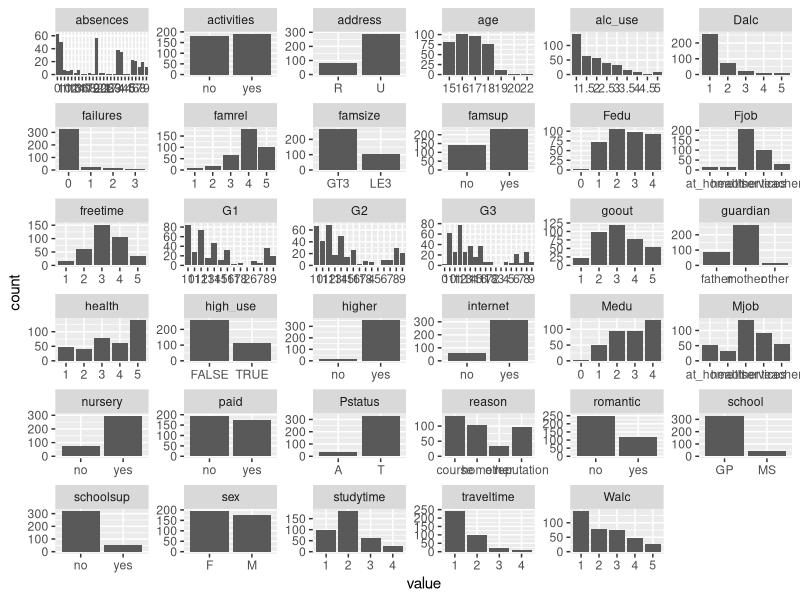
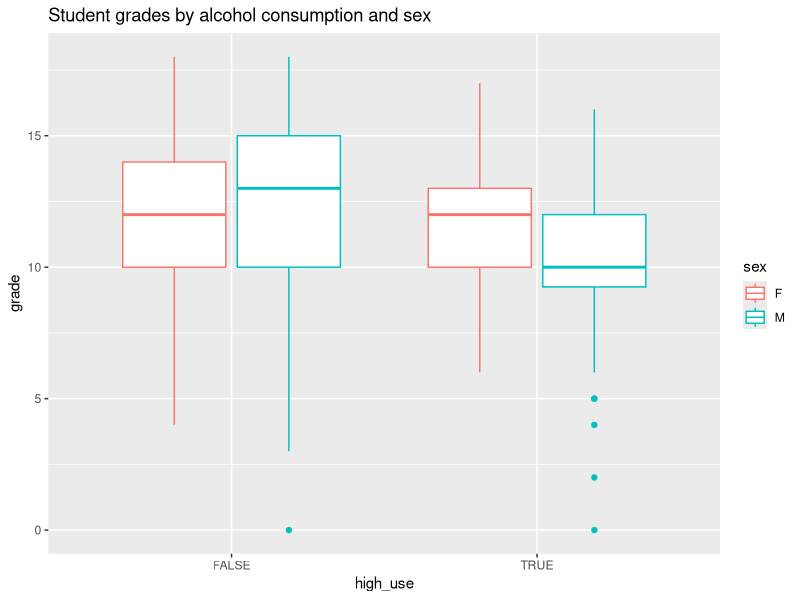
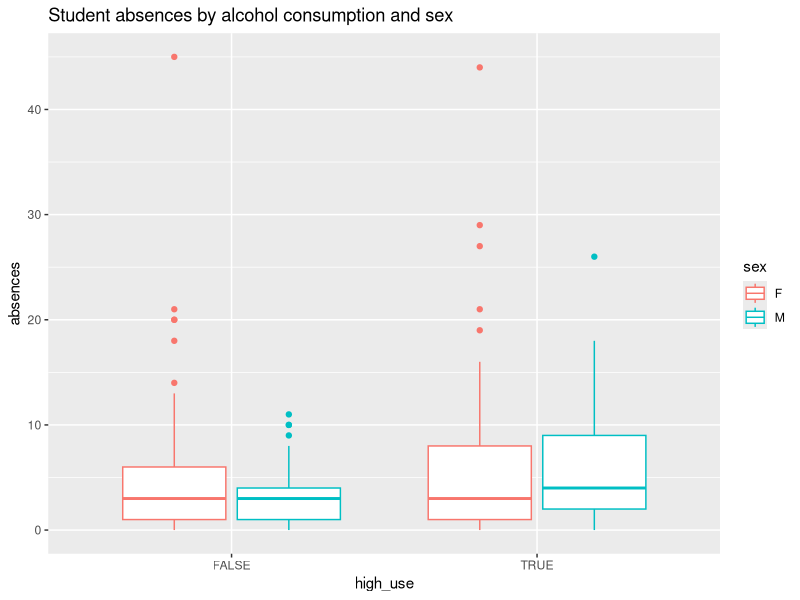
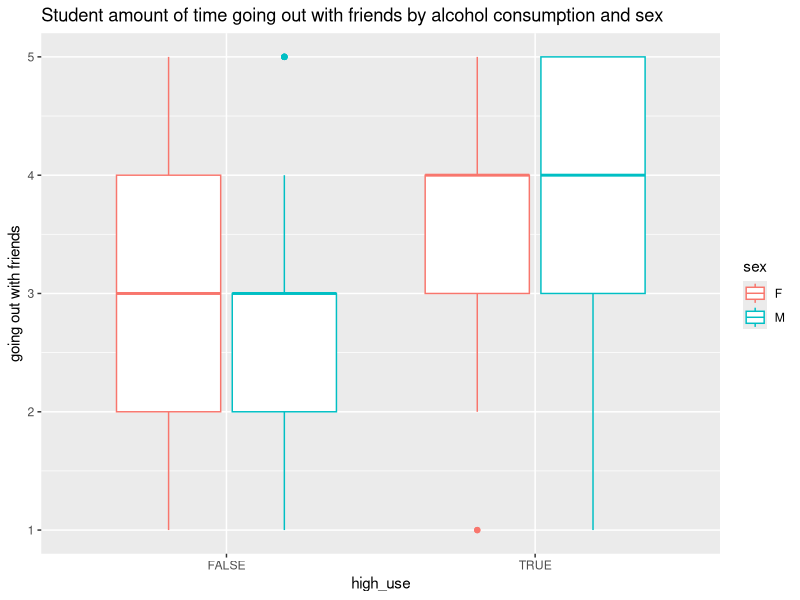
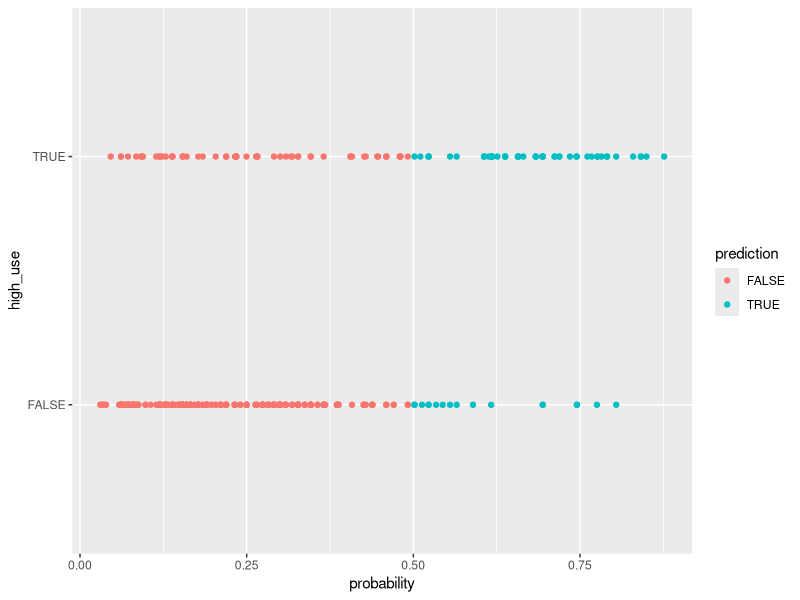

Reproduce these figures in R, in order.
## ---- chunk 1
#alc <- read.table("https://raw.githubusercontent.com/KimmoVehkalahti/Helsinki-Open-Data-Science/master/datasets/alc.csv", sep=",", header=TRUE)

alc <- read.csv("data/alc.csv", sep=",", header=TRUE)
colnames(alc)
dim(alc)
str(alc)
## ---- chunk 2
library(tidyr); library(dplyr); library(ggplot2)
gather(alc) %>% ggplot(aes(value)) + facet_wrap("key", scales = "free") + geom_bar()

## ---- chunk 3
alc %>% group_by(sex, high_use) %>% summarise(count = n(), mean_grade = (mean(G3)), class_failures = failures, absences = absences, going_out = goout)

## ---- chunk 4
# initialize a plot of high_use and G3
g1 <- ggplot(alc, aes(x = high_use, y = G3, col=sex))

# define the plot as a boxplot and draw it
g1 + geom_boxplot() + ylab("grade") + ggtitle("Student grades by alcohol consumption and sex")


## ---- chunk 5
# initialize a plot of high_use and absences
g2 <- ggplot(alc, aes(x = high_use, y = absences, col=sex))

# define the plot as a box plot and draw it
g2 + geom_boxplot() + ylab("absences") + ggtitle("Student absences by alcohol consumption and sex")
## ---- chunk 6
# initialize a plot of high_use and absences
g3 <- ggplot(alc, aes(x = high_use, y = goout, col=sex))

# define the plot as a box plot and draw it
g3 + geom_boxplot() + ylab("going out with friends") + ggtitle("Student amount of time going out with friends by alcohol consumption and sex")
## ---- chunk 7
# find the model with glm()
m <- glm(high_use ~ failures + absences + goout + sex, data = alc, family = "binomial")

# print out a summary of the model
m %>% 
  summary()

# print out the coefficients of the model

m %>%
coef()

## ---- chunk 8
# compute odds ratios (OR)
OR <- coef(m) %>% exp 

# compute confidence intervals (CI)
CI <- confint(m) 

# print out the odds ratios with their confidence intervals
cbind(OR, CI)
## ---- chunk 9
# fit the model
m <- glm(high_use ~ absences + goout + sex, data = alc, family = "binomial")

# predict() the probability of high_use
probabilities <- predict(m, type = "response")

library(dplyr)
# add the predicted probabilities to 'alc'
alc <- mutate(alc, probability = probabilities)

# use the probabilities to make a prediction of high_use
alc <- mutate(alc, prediction = probabilities > 0.5)


# see the last ten original classes, predicted probabilities, and class predictions
select(alc, absences, sex, goout, high_use, probability, prediction) %>% tail(10)

# tabulate the target variable versus the predictions
table(high_use = alc$high_use, prediction = alc$prediction)


## ---- chunk 10
# initialize a plot of 'high_use' versus 'probability' in 'alc'
g <- ggplot(alc, aes(x = probability, y = high_use, col = prediction))

# define the geom as points and draw the plot
g + geom_point()

# tabulate the target variable versus the predictions
table(high_use = alc$high_use, prediction = alc$prediction)%>% 
  prop.table()%>%
  addmargins()
## ---- chunk 11
# define a loss function (mean prediction error)
loss_func <- function(class, prob) {
  n_wrong <- abs(class - prob) > 0.5
  mean(n_wrong)
}

# call loss_func to compute the average number of wrong predictions in the (training) data
loss_func(class = alc$high_use, prob = 0)

# call loss_func to compute the average number of wrong predictions in the (training) data
loss_func(class = alc$high_use, prob = 1)

# call loss_func to compute the average number of wrong predictions in the (training) data
loss_func(class = alc$high_use, prob = alc$probability)

## ---- chunk 12
# define a loss function (average prediction error)
loss_func <- function(class, prob) {
  n_wrong <- abs(class - prob) > 0.5
  mean(n_wrong)
}

# compute the average number of wrong predictions in the (training) data

loss_func(class = alc$high_use, prob = alc$probability)


# K-fold cross-validation
library(boot)
cv <- cv.glm(data = alc, cost = loss_func, glmfit = m, K = nrow(alc))

# average number of wrong predictions in the cross validation
cv$delta[1]

# 10-fold cross-validation
library(boot)
cv <- cv.glm(data = alc, cost = loss_func, glmfit = m, K=10)

# average number of wrong predictions in the 10-fold cross validation
cv$delta[1]
